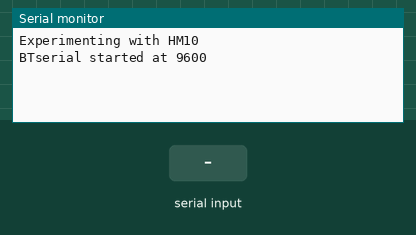
A sketch run on a simulated Arduino Uno, built with avr-gcc and run on an emulated ATmega328P. On the bench: the last lines printed to the serial monitor. The test bench sets the inputs (shaded band).

Above: at 1.7 s.
1.8 s: "1" received over Serial
At 3.8 s:
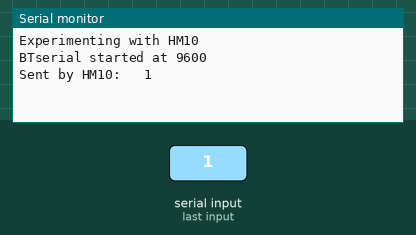
4.3 s: "1" received over the second serial link
At 5.7 s:
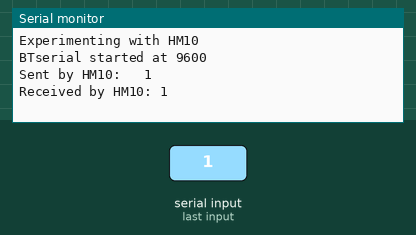
6.8 s: "0" received over Serial
At 8.2 s:
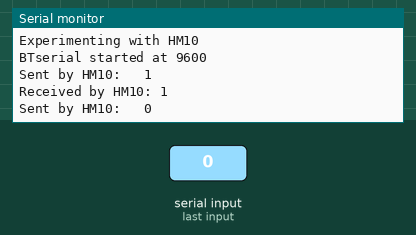
8.3 s: "0" received over the second serial link
At 10.5 s:
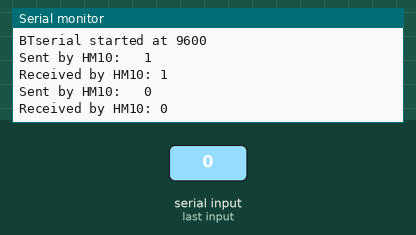

Measured:
- after the input at 1.8 s, the serial monitor: prints a new line after 1.0 s (image 1)
- after the input at 4.3 s, the serial monitor: prints a new line after 1.0 s (image 2)
- after the input at 6.8 s, the serial monitor: prints a new line after 1.0 s (image 3)
- after the input at 8.3 s, the serial monitor: prints a new line after 1.0 s (image 4)

The sketch:

HM10_328P_SOFTSERIAL_COMM.ino
```cpp
/*
    http://www.martyncurrey.com/hm-10-bluetooth-4ble-modules/
    http://www.hangar42.nl/hm10
    http://archive.fabacademy.org/archives/2016/fablabdigiscope/students/456/W19_project_development.html
    http://fab.cba.mit.edu/classes/863.15/doc/tutorials/programming/bluetooth.html
    http://archive.fabacademy.org/archives/2016/fablabdigiscope/students/456/project_summary.html
    https://www.hackster.io/achindra/bluetooth-le-using-cc-41a-hm-10-clone-d8708e
    https://www.hackster.io/mayooghgirish/arduino-bluetooth-basic-tutorial-d8b737

    https://arduinoinfo.mywikis.net/wiki/BlueTooth-HC05-HC06-Modules-How-To
    http://wiki.sunfounder.cc/index.php?title=Bluetooth_4.0_HM-10_Master_Slave_Module

    https://evothings.com/control-an-led-using-hm-10-ble-module-an-arduino-and-a-mobile-app/

    12345678901234567890
    1234567890123456789011111
    MY NAME IS DEBAJYOTI MAITRA
    DEBAJYOTI MAITRA
    ONLY LAST 20 CHARACTERS
    VCC to 5V
    GND to GND
    TXD to pin D10
    RXD to pin D11

  AT+VERR?
  AT+VERS?
  AT+ADDR?
  AT+BAUD0
  AT+BAUD?

            BLE_BAUD
  0 -------- 9600
  1 -------- 19200
  2 -------- 38400
  3 -------- 57600
  4 -------- 115200
  5 -------- 4800
  6 -------- 2400
  7 -------- 1200 // Do not recommend using the baud rate.
  8 -------- 230400
  Default: 0(9600)

  Note: after the switch to the 1200, module will no longer support
  the configurations of the AT command, and press the PIO0 under standby,
  module can restore the factory Settings.
  Do not recommend using the baud rate.
  After setting the baud rate, modules should be on electricity,
  new set parameters can take effect.

  AT+CONN[para1]   // [para1] bluetooth address: 0017EA0943AE
  AT+CLEAR
  AT+MODE?
  Para: the range of 0 ~ 2. 0 represents passthrough mode,
  on behalf of the PIO acquisition + remote control + 1 passthrough,
  2 representative passthrough + remote control mode.The default is 0.

  AT+PASS123456
  AT+PASS?  // Para1 range is 000000 ~ 999999, the default is 000000.


  AT+RENEW  // Restore Factory Settings

  AT+ROLE[para1]  // AT+ROLE0 --> SLAVE // AT+ROLE1 --> MASTER
  AT+RESET        // RESTART MODULE AFTER CHANGING ROLE

  AT+ROLE? returns either 0 or 1.
            0 = Slave or Peripheral
            1 = Master or Central.
            The default setting is 0 (Slave).

  AT+IMME?  //   Query the start mode
  AT+IMME? returns either 0 or 1.
  0 = Connect immediately (assuming a previous connection has been applied
  1 = Wait for a connection command before connecting (AT+START, AT+CONN, AT+CONNL
  The default setting is 0 (connect on start).

  AT+IMMEx   // Set the start up mode
  AT+IMME0 sets auto connect on start*
  AT+IMME1 sets manual connection mode
  AT+IMMEx is often used together with AT+ROLEx
  AT+IMMEx mat require a reset before the changes take place.
  AT+RESET        // RESTART MODULE AFTER CHANGING START UP MODE

  AT+IMME0 --> If there are no previous connections, HM-10s will auto-connect
  to any other HM-10 available (normally the one with the
  strongest signal). The HM-10 (by default) remembers the
  address of the last module it was connected to and if there
  is stored a previous connection this will take priority when
  the HM-10 is retrying to auto-connect.

  ROLE  IMME
  0     0     AUTO-DISCOVERABLE MODE (PERIPHERAL)
              Connect immediately

  0     1     COMMAND-DISCOVERABLE MODE (PERIPHERAL)
              stops the HM-10 from auto-connecting
              waits for CONNECTION COMMANDS
              AT+START required

  1     0     AUTO-SCAN-CONNECT MODE (CENTRAL)
              Connect immediately

  1     1     COMMAND-SCAN-CONNECT MODE (CENTRAL)
              stops the HM-10 from auto-connecting
              waits for CONNECTION COMMANDS

  AT+IMME1    stops the HM-10 from auto-connecting
  AT+ROLE1    puts the HM-10 in to Central mode

  AT+RESET
  //DISCOVER ONLY SLAVE/PERIPHERAL DEVICES: AT+DISC?
  AT+DISC?  //  OK+DISCS  OK+DISCSOK+DIS0:C8FD199C8598
            //  OK+DISCE --> E shows that the scan has Ended

  AT+DISI?  //  OK+DISIS    OK+DISCE
            //  OK+DISC:00000000:00000000000000000000000000000000:0000000000:1291EC5518B7:-089
  AT+DISA?

  AT+CONNx --> Connect to device discovered during scanning
              and saved at index 'x'
              1st slave device mac is saved at index '0'
  AT+CON<SlaveMAC>
  AT+CONC8FD199C8598  // OK+CONNA
          --> connection with slave with MAC C8FD199C8598 is successful
  AT+CONNL
  AT+START

  AT+TCON     forget device being scanned after timeout & re-scan

  AT+SAVE     check if device address saved or not

  AT+NOTI0 –-> turn off notifications
  AT+NOTI1 –-> turn on notifications
  AT+NOTI?

  AT+CHAR?    // 0xFFE1
  AT+UUID?    // 0xFFE0

  AT+SLEEP  // WAKE UP BY SENDING 1024 CHAR. STRING USING UART
  AT+PWRM1 // AUTO-SLEEP UPON POWER-UP MODE


  AT commands only work when the HM-10 is not connected.
  After a connection is made the commands are treated as data.
  “AT” is the exception, the “AT” command breaks the connection.

    Wiring the HM-10 to the Arduino Uno/Pro Mini board should go as follows:
  Pro Mini
  Arduino  | HM-10
  D2 (RX)  | TX
  D3 (TX)  | RX
  GND      | GND
  3.3V     | VCC
  D4       | EN (Optional)

  USE THIS CODE (HM10_328P_SOFTSERIAL_COMM.ino),
  ITS BETTER THAN HM10_BLE_Serial_Write.ino


*/

#include <SoftwareSerial.h>
#define BLE_BAUD 9600

//SoftwareSerial HM10Serial(8, 9);
SoftwareSerial HM10Serial(2, 3);  // pro min // D2=RX, D3=TX
//SoftwareSerial HM10Serial(10, 11); // Uno // RX, TX

//SoftwareSerial HM10Serial(14, 12, false, 256); // D5(RX), D6(TX) [ESP8266]
// SoftwareSerial(rxPin, txPin, inverse_logic, buffer size);
//https://circuits4you.com/2016/12/16/esp8266-software-serial/

String value;

void setup()
{
  //  pinMode(4, OUTPUT); // D4 = EN
  //  digitalWrite(4, HIGH);

  // Open serial communications and wait for port to open:
  Serial.begin(9600); // 115200); //
  while (!Serial) {
    ; // wait for serial port to connect. Needed for Leonardo only
  }

  Serial.println("Experimenting with HM10");

  delay(500);

  // set the data rate for the SoftwareSerial port
  HM10Serial.begin(BLE_BAUD);
  // If the baudrate of the HM-10 module has been updated,
  // you may need to change 9600 by another value
  // Once you have found the correct baudrate,
  // you can update it using AT+BAUDx command
  // e.g. AT+BAUD0 for 9600 bauds
  Serial.print("BTserial started at ");
  Serial.println(BLE_BAUD);
}

void loop() // run over and over
{
  /* http://blog.blecentral.com/2015/05/05/hm-10-peripheral/
   * Any data received by the HM-10 over BLE (from the mobile app)
   * is passed to the Arduino Serial port and displayed on the
   * IDE console. Similarly, any data input in the IDE console is
   * passed through the software serial port to the HM-10 and is
   * then transmitted over BLE to the Android app. If the HM10 is
   * not connected to any central device (Android smartphone),
   * the data input in the console is simply discarded.
  */
  HM10Serial.print("HI FROM BLE1");

  HM10Serial.print("Testing...123456789");

  //the IDE sends, phone receives
  if (Serial.available()) // WRITE
  {
    value = Serial.readString();      // delay(10);
    Serial.println("Sent by HM10: \t" + value); // delay(10);
    HM10Serial.print(value);
  }
  //Serial.println("\n After Serial");

  //the phone sends, IDE receives
  if (HM10Serial.available()) // READ
  {
    value = HM10Serial.readString();     // delay(10);
    Serial.println("Received by HM10: " + value); // RESPONSE

    //      if (value == "all LED turn on")
    //      {   digitalWrite(5, HIGH);  //    digitalWrite(6, HIGH);
    //      }
  }
  //Serial.println("\n After HM10Serial");

}

/*
    if (Serial.available())   // WRITE
    { Serial.print("\nWRITING ... ");
      HM10Serial.print(Serial.readString());  // HM10Serial.write(Serial.read());
    }

    if (HM10Serial.available()) // READ
    {
      Serial.print("\nRESPONSE: ");
      Serial.println(HM10Serial.readString());   // Serial.write(HM10Serial.read());
    }
*/

/*
    if (HM10Serial.available())
    Serial.write(HM10Serial.read());
    if (Serial.available())
    HM10Serial.write(Serial.read());
*/

/*  int analogValue = analogRead(0); // A0
    HM10Serial.println(analogValue);
*/

/*
  if (Serial.available())  // WRITE
  {
    String s = "";      char c;
    while((c = Serial.read()) != -1)
    {  s += c;       delay(10);
    }
    delay(10);
    Serial.println("Sent: \t\t" + s);
    HM10Serial.print(s);
  }

  if (HM10Serial.available()) // READ
  {
    String s = "";     char c;
    while((c = HM10Serial.read()) != -1)
    { s += c;      delay(10);
    }
    Serial.println("Received: \t" + s);
  }
*/
```
